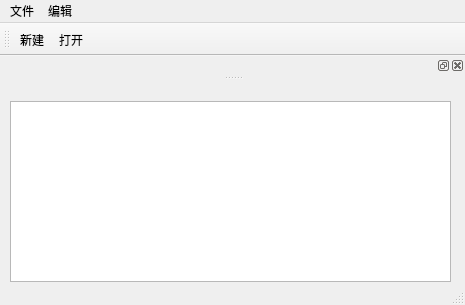
<?xml version="1.0" encoding="UTF-8"?>
<ui version="4.0">
 <class>MainWindow</class>
 <widget class="QMainWindow" name="MainWindow">
  <property name="geometry">
   <rect>
    <x>0</x>
    <y>0</y>
    <width>465</width>
    <height>305</height>
   </rect>
  </property>
  <property name="windowTitle">
   <string>MainWindow</string>
  </property>
  <widget class="QWidget" name="centralwidget">
   <widget class="QTextEdit" name="textEdit">
    <property name="geometry">
     <rect>
      <x>10</x>
      <y>20</y>
      <width>441</width>
      <height>181</height>
     </rect>
    </property>
   </widget>
  </widget>
  <widget class="QMenuBar" name="menubar">
   <property name="geometry">
    <rect>
     <x>0</x>
     <y>0</y>
     <width>465</width>
     <height>21</height>
    </rect>
   </property>
   <widget class="QMenu" name="menu">
    <property name="title">
     <string>文件</string>
    </property>
    <addaction name="actionnew"/>
    <addaction name="separator"/>
    <addaction name="actionopen"/>
   </widget>
   <widget class="QMenu" name="menu_2">
    <property name="title">
     <string>编辑</string>
    </property>
   </widget>
   <addaction name="menu"/>
   <addaction name="menu_2"/>
  </widget>
  <widget class="QToolBar" name="toolBar">
   <property name="windowTitle">
    <string>toolBar</string>
   </property>
   <attribute name="toolBarArea">
    <enum>TopToolBarArea</enum>
   </attribute>
   <attribute name="toolBarBreak">
    <bool>false</bool>
   </attribute>
   <addaction name="actionnew"/>
   <addaction name="actionopen"/>
  </widget>
  <widget class="QStatusBar" name="statusBar"/>
  <widget class="QDockWidget" name="dockWidget">
   <property name="allowedAreas">
    <set>Qt::BottomDockWidgetArea|Qt::TopDockWidgetArea</set>
   </property>
   <attribute name="dockWidgetArea">
    <number>4</number>
   </attribute>
   <widget class="QWidget" name="dockWidgetContents"/>
  </widget>
  <action name="actionnew">
   <property name="text">
    <string>新建</string>
   </property>
  </action>
  <action name="actionopen">
   <property name="text">
    <string>打开</string>
   </property>
  </action>
 </widget>
 <resources/>
 <connections/>
</ui>
